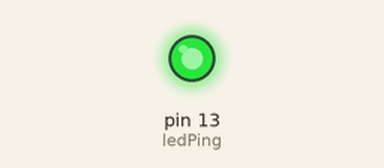
Bench run of a sketch on a simulated Arduino Uno, built with avr-gcc and run on an emulated ATmega328P. On the bench: output pins drawn as LEDs (lit = HIGH).

Above: at 1.0 s.
At 2.2 s:
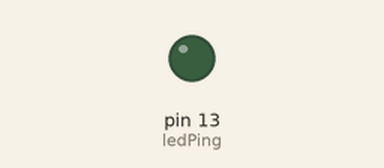
Timing chart, 0 to 5.5 s (numbered marks = the images above):
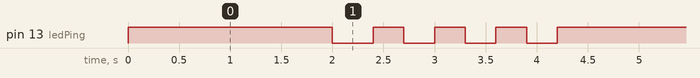

The sketch:

blink.ino
```cpp
// initialize digital pin 13 as an output.
int ledPing = 13 ;

void setup() {
  pinMode( ledPing , OUTPUT ) ;
}

void loop() {
  digitalWrite( ledPing , HIGH ) ;
  delay( 2000 ) ;

  digitalWrite( ledPing , LOW ) ;
  delay( 400 ) ;

  digitalWrite( ledPing , HIGH ) ;
  delay( 300 ) ;
  digitalWrite( ledPing , LOW ) ;
  delay( 300 ) ;
  digitalWrite( ledPing , HIGH ) ;
  delay( 300 ) ;
  digitalWrite( ledPing , LOW ) ;
  delay( 300 ) ;
  digitalWrite( ledPing , HIGH ) ;
  delay( 300 ) ;
  digitalWrite( ledPing , LOW ) ;
  delay( 300 ) ;
}
```

Measured:
- by itself, pin 13 (ledPing): repeats every 4.2 s: LOW 0.40 s, 3 × (HIGH 0.30 s, LOW 0.30 s), HIGH 2.0 s
- by itself, everything shown: repeats every 4.2 s, in 8 steps
